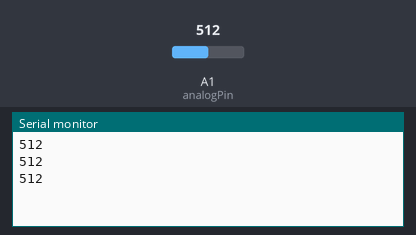
A sketch run on a simulated Arduino Uno, built with avr-gcc and run on an emulated ATmega328P. Parts: the last lines printed to the serial monitor. The inputs (shaded band) are chosen by the test bench; at power-on: A1 (analogPin) = 512.

Above: at 1.3 s.
1.4 s: A1 (analogPin) set to 716
At 1.9 s:
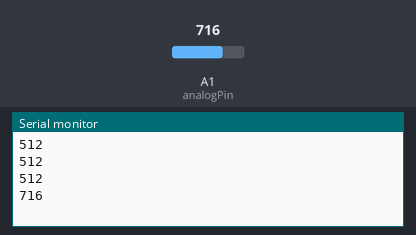
2.9 s: A1 (analogPin) set to 900
At 3.4 s:
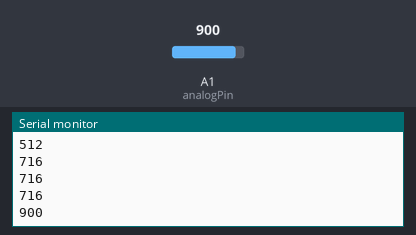
Timing chart, 0 to 5.9 s (numbered marks = the images above; inputs shaded):
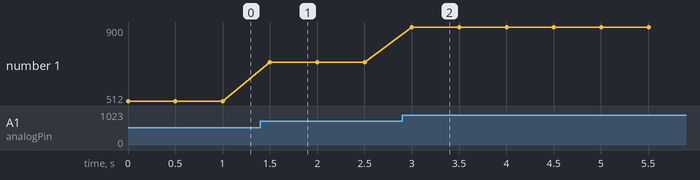

Measured:
- after the input at 1.4 s, the serial monitor: prints a new line after 0.10 s (image 1)
- after the input at 2.9 s, the serial monitor: prints a new line after 0.10 s (image 2)
- plotted number 1: 512 → 716 after the input at 1.4 s, 716 → 900 after the input at 2.9 s

The sketch:

04_light.ino
```cpp
int analogPin = A1; //analog Pin define
int value;

void setup() {
  Serial.begin(115200);
}


void loop() {
  value = analogRead(analogPin); //read analog value
  Serial.println(value); //show the value on Serial window
  delay(500); //delay 0.5 second
}
```
